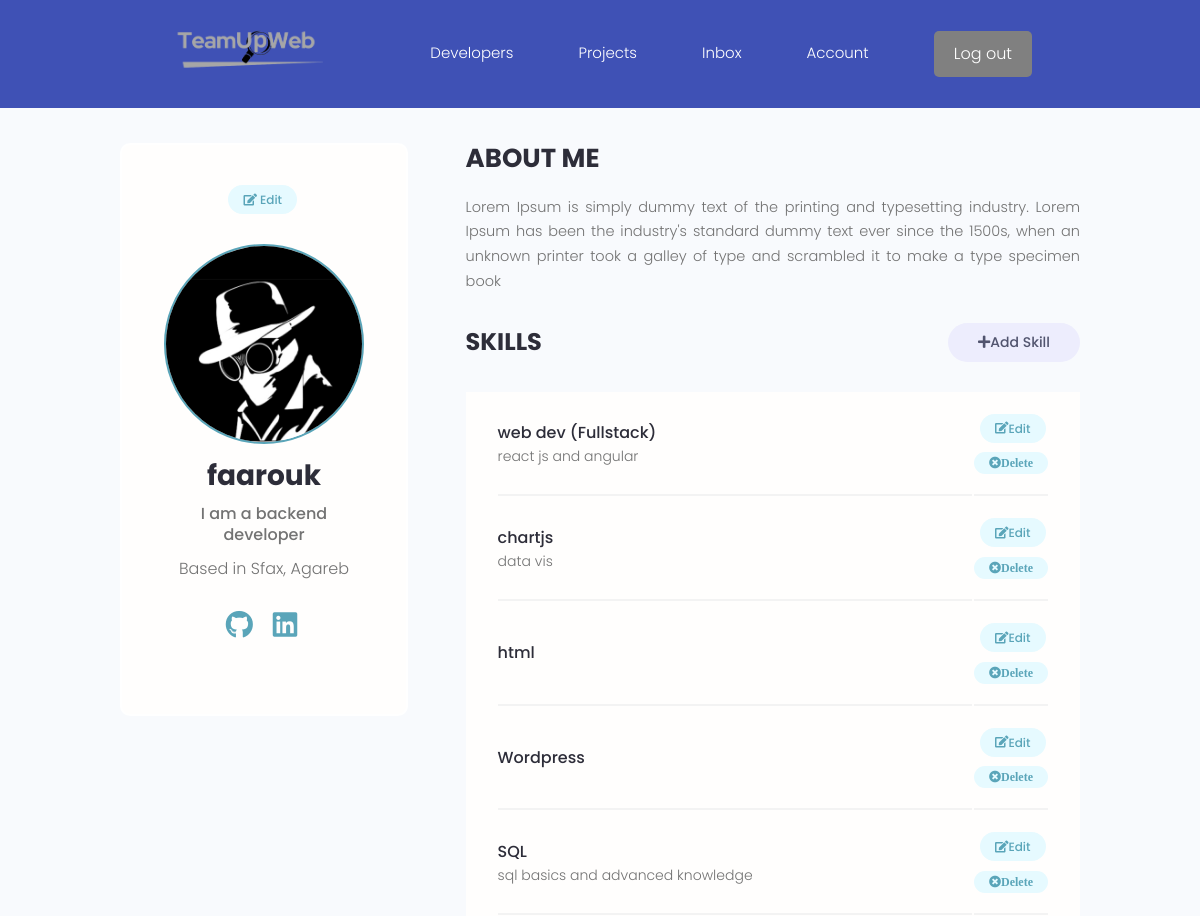
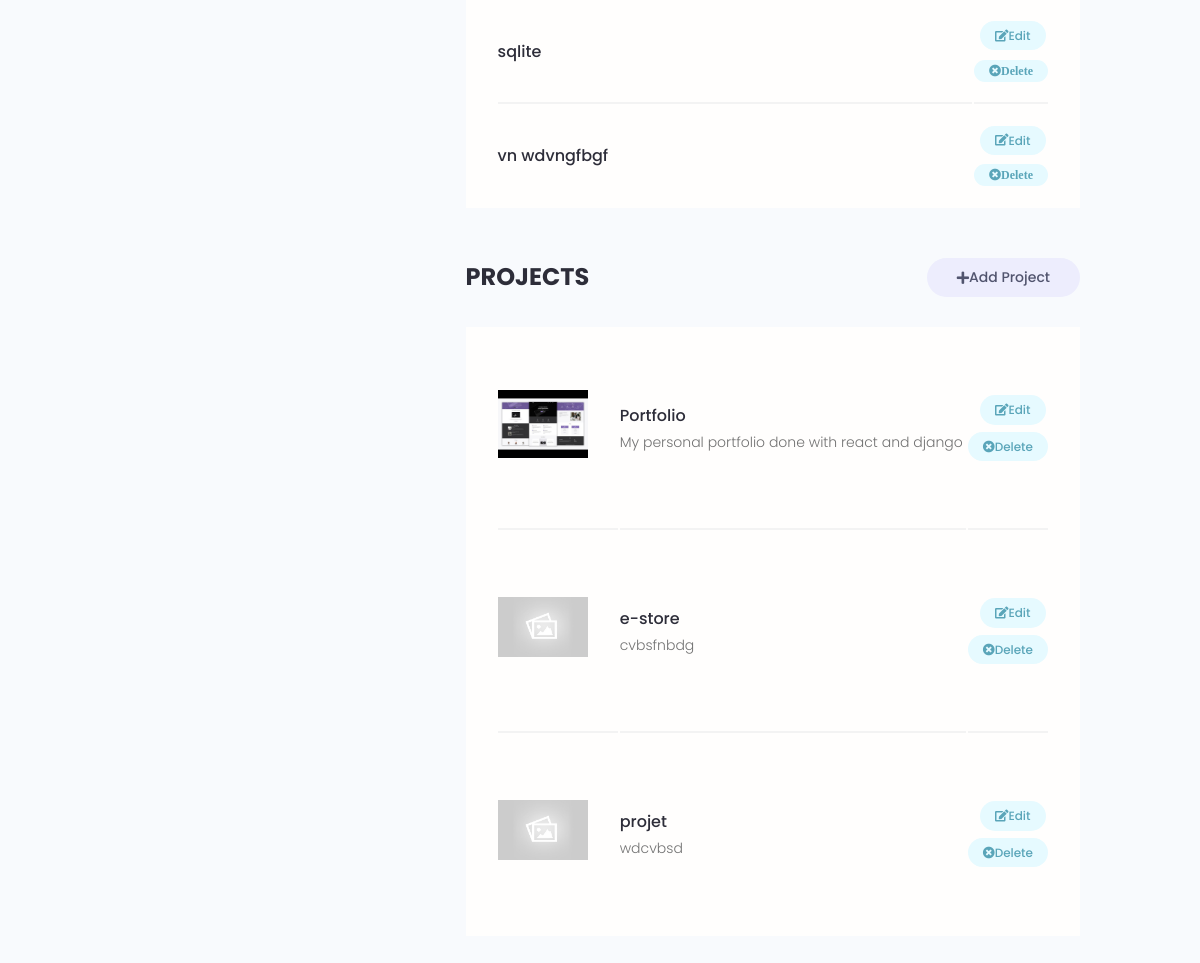
The app's page /account/ (signed in) with its own data (2 pictures, top to bottom).
### users/models.py (models this page shows, shortened)
class Profile(models.Model):
    user = models.OneToOneField(User,on_delete=models.CASCADE,null=True,blank=True)
    name = models.CharField(max_length=200,null=True,blank=True)
    email = models.EmailField(max_length=500,null=True,blank=True)
    username = models.CharField(max_length=200,null=True,blank=True)
    location = models.CharField(max_length=200,null=True,blank=True)
    short_intro = models.CharField(max_length=200,null=True,blank=True)
    bio = models.TextField(null=True,blank=True)
    profile_image = models.ImageField(null=True,blank=True,upload_to='profiles/',default="profiles/user-default.png")
    social_github = models.CharField(max_length=200,null=True,blank=True)
    social_twitter = models.CharField(max_length=200,null=True,blank=True)
    social_linkedin = models.CharField(max_length=200,null=True,blank=True)
    social_youtube = models.CharField(max_length=200,null=True,blank=True)
    social_website = models.CharField(max_length=200,null=True,blank=True)
    created = models.DateTimeField(auto_now_add=True)
    id = models.UUIDField(default=uuid.uuid4, unique = True,
                          primary_key=True,editable=False)
    class Meta:
        ordering = ['created']
    @property
    def imageURL(self):
        try:
            url = self.profile_image.url
        except:
            url = ' '
        return url

class Skill(models.Model):
    owner = models.ForeignKey(Profile,on_delete=models.CASCADE,null=True,blank=True)
    name =  models.CharField(max_length=200,null=True,blank=True)
    description = models.TextField(null=True,blank=True)
    created = models.DateTimeField(auto_now_add=True)
    id = models.UUIDField(default=uuid.uuid4, unique = True,
                          primary_key=True,editable=False)

### projects/models.py (models this page shows, shortened)
class Project(models.Model):
    owner = models.ForeignKey(Profile,null=True,blank=True,on_delete=models.CASCADE)
    title = models.CharField(max_length=200)
    description = models.TextField(null=True,blank=True)
    featured_image = models.ImageField(null=True,blank=True,default='default.jpg')
    demo_link = models.URLField(max_length=2000, null=True,blank=True)
    source_link = models.URLField(max_length=2000,null=True,blank=True)
    tags = models.ManyToManyField('Tag',blank=True)
    vote_total = models.IntegerField(default=0,null=True,blank=True)
    vote_ratio = models.IntegerField(default=0,null=True,blank=True)
    created = models.DateTimeField(auto_now_add=True)
    id = models.UUIDField(default=uuid.uuid4, unique = True,
                          primary_key=True,editable=False)
    class Meta:
        ordering = ['-vote_ratio' , '-vote_total' , 'title' ]
    @property
    def imageURL(self):
        try:
            url = self.featured_image.url
        except:
            url = ' '
        return url

### users/views.py (the view)
# urls.py: path('account/',views.userAccount, name = "account"),
@login_required(login_url='login')
def userAccount(request):
   profile = request.user.profile
   skills = profile.skill_set.all()
   projects = profile.project_set.all()
   context = {'profile' :profile,'skills':skills,'projects':projects}
   return render(request,'users/account.html',context)

### users/templates/users/account.html (shortened to what this page needs)
{% extends 'main.html' %}
{% block content %}
<main class="settingsPage profile my-md">
    <div class="container">
      <div class="layout">
        <div class="column column--1of3">
          <div class="card text-center">
            <div class="card__body dev">
              <a class="tag tag--pill tag--main settings__btn" href="{% url 'edit-account' %}"><i class="fas fa-edit"></i> Edit</a>
              <img class="avatar avatar--xl dev__avatar" src="{{profile.imageURL}}" />
              <h2 class="dev__name">{{profile.name}}</h2>
              <p class="dev__title">{{profile.short_intro}}</p>
              <p class="dev__location">Based in {{profile.location}}</p>
              <ul class="dev__social">
                {% if profile.social_github %}
                <li>
                    <a title="Github" href="{{profile.social_github}}" target="_blank"><i class="fab fa-github"></i></a>
                </li>
                {% endif %}
            {% if profile.social_linkedin %}
            <li>
                <a title="LinkedIn" href="{{profile.social_linkedin}}" target="_blank"><i class="fab fa-linkedin"></i></a>
            </li>
            {% endif %}
        </ul>
            </div>
          </div>
        </div>
        <div class="column column--2of3">
          <div class="devInfo">
            <h3 class="devInfo__title">About Me</h3>
            <p class="devInfo__about">{{profile.bio}}</p>
          </div>
          <div class="settings">
            <h3 class="settings__title">Skills</h3>
            <a class="tag tag--pill tag--sub settings__btn tag--lg" href="{% url 'create-skill' %}">
              <i class="fas fa-plus"></i> Add Skill</a></div>
          <table class="settings__table">
            {% for skill in skills %}
            <tr>
              <td class="settings__tableInfo">
                <h4>{{skill.name}}</h4>
                <p>{{skill.description}}</p>
              </td>
              <td class="settings__tableActions">
                <a class="tag tag--pill tag--main settings__btn" href="{% url 'update-skill' skill.id %}"><i class="fas fa-edit"></i> Edit</a>
                <a class="tag tag--pill tag--main settings__btn"
                href="{% url 'delete-skill' skill.id %}?next=/account">
                  <i class="fas fa-times-circle">Delete</i></a>
                </td>
              </tr>
              {% endfor %}
            </table>
          <div class="settings">
            <h3 class="settings__title">Projects</h3>
            <a class="tag tag--pill tag--sub settings__btn tag--lg" href="{% url 'create-project' %}"><i class="fas fa-plus"></i> Add Project</a>  </div>
          <table class="settings__table">
            {% for project in projects %}
            <tr>
              <td class="settings__thumbnail">
                <a href="{% url 'project' project.id %}"><img src="{{project.imageURL}}" alt="Project Thumbnail" /></a>
              </td>
              <td class="settings__tableInfo">
                <a href="{% url 'project' project.id %}"">{{project.title}}</a>
                <p>
                  {{project.description|slice:"50"}}
                </p>
              </td>
              <td class="settings__tableActions">
                <a class="tag tag--pill tag--main settings__btn" href="{% url 'update-project' project.id %}"><i class="fas fa-edit"></i> Edit</a>
                <a class="tag tag--pill tag--main settings__btn" href="{% url 'delete-project' project.id %}?next=/account"><i class="fas fa-times-circle"></i> Delete</a>
              </td>
                {% endfor %}
          </table>
        </div>
      </div>
    </div>
  </main>
  {% endblock %}

### static/styles/app.css (style rules this page uses)
:root { --color-sub: #2d2d39; }
.card { border: 2px solid var(--color-light); }
img { width: 100%; }
.dev__social a i.fab { font-size: 2.8rem; margin-right: 0.5rem; }
.profile .card > .dev { padding: 4rem; }
.dev__avatar { display: block; margin: auto; }
.dev__name { color: var(--color-sub); font-size: 2.8rem; font-weight: 700; margin-top: 1rem; margin-bottom: 0.5rem; }
.dev__title { font-size: 1.6rem; font-weight: 500; line-height: 1.3; }
.dev__location { margin-top: 1rem; }
.dev__social { margin: 3rem 0; list-style: none; display: flex; justify-content: center; gap: 1.5rem; }
.devInfo { margin-bottom: 3rem; }
.devInfo__title, .devInfo__subtitle { font-size: 2.6rem; color: var(--color-sub); text-transform: uppercase; font-weight: 700; margin-bottom: 1.5rem; }
.devInfo__about, .devSkill__info { font-size: 1.45rem; line-height: 1.7; text-align: justify; }
.settingsPage .dev > .settings__btn { display: inline-block; margin-bottom: 3rem; }
.settings { display: flex; justify-content: space-between; align-items: center; }
.settings__title { font-size: 2.4rem; text-transform: uppercase; font-weight: 700; color: var(--color-sub); }
.settings__table { margin-top: 3rem; margin-bottom: 5rem; padding: 0 3rem; background: var(--color-white); }
.settings__table tr { width: 100%; }
.settings__table tr > td { padding: 2rem 0; }
.settings__table tr:not(:last-child) td { border-bottom: 2px solid var(--color-white-light); }
.settings__thumbnail { width: 23%; min-width: 10rem; }
.settings__thumbnail img { padding-right: 3rem; height: 15rem; object-fit: contain; }
.settings__tableInfo { width: 100%; }
.settings__tableInfo h4, .settings__tableInfo a { padding-right: 1rem; width: auto; font-size: 1.6rem; font-weight: 500; color: var(--color-sub); }
.settings__tableInfo p { font-size: 1.4rem; }
.settings__tableActions { text-align: right; }
:root { --color-primary: #3f51b5; --color-light: #ffffff; }

### static/uikit/styles/modules/_variables.css (style rules this page uses)
:root { --color-main: #5aa5b9; --color-main-light: #e6faff; --color-sub: #3f4156; --color-sub-light: #51546e; --color-sub-lighter: #ededfd; --color-text: #737373; --color-gray: #8b8b8b; --color-light: #e5e7eb; --color-light-gray: #767676; --color-bg: #f8fafd; --color-white: #fffefd; --color-white-light: #f3f3f3; --color-success: #359e64; --color-success-bg: #def8e8; --color-error: #fc4b0b; --color-error-bg: #fff2ee; --font-base: 'Poppins', arial, helvetica, 'Segoe UI', roboto, ubuntu, sans-serif; --font-monospace: 'Fira Code', 'Courier New', courier, monospace; --font-regular: 300; --font-medium: 500; --font-bold: 700; --generic-shadow: 1px 1px 5px #00000010; --generic-transition: all 0.3s ease-in-out; }

### static/uikit/styles/modules/_base.css (style rules this page uses)
* { margin: 0; padding: 0; box-sizing: border-box; text-rendering: optimizeLegibility; color: inherit; font-size: inherit; }
html { font-size: 50%; }
@media only screen and (min-width: 480px) { html { font-size: 56.25%; } }
@media only screen and (min-width: 1200px) { html { font-size: 62.5%; } }
body { line-height: 1.6; font-weight: 400; font-size: 1.5rem; color: var(--color-text); background-color: var(--color-bg); min-height: 100vh; }

### static/uikit/styles/modules/_typography.css (style rules this page uses)
* { font-family: var(--font-base); }
h2 { font-size: 3.6rem; font-weight: var(--font-bold); }
h3 { font-size: 3.2rem; font-weight: var(--font-medium); }
h4 { font-size: 2.8rem; font-weight: var(--font-medium); }
p, span, strong { font-size: 1.6rem; color: var(--color-text); font-weight: var(--font-regular); }
a { padding-bottom: 2px; text-decoration: none; display: inline-block; color: var(--color-main); font-weight: var(--font-medium); }

### static/uikit/styles/modules/_utilities.css (style rules this page uses)
.container { width: 92%; max-width: 165rem; margin: 0 auto; box-sizing: border-box; }
@media screen and (min-width: 1000px) { .container { width: 90%; } }
@media screen and (min-width: 1200px) { .container { width: 80%; } }
.text-center { text-align: center; }
.my-md { margin: 3rem auto; }

### static/uikit/styles/modules/_avatar.css (style rules this page uses)
.avatar { border-radius: 50%; border: 2px solid var(--color-main); object-fit: cover; }
.avatar--xl { height: 20rem; width: 20rem; }

### static/uikit/styles/modules/_card.css (style rules this page uses)
.card { border-radius: 1rem; background-color: var(--color-white); border: 1.5px solid var(--color-light); width: auto; height: auto; margin-top: 0.5rem; margin-bottom: 0.5rem; overflow: hidden; }
.card__body, .card__header { padding: 2rem 2.5rem; }

### static/uikit/styles/modules/_layout.css (style rules this page uses)
.layout { display: flex; flex-flow: row wrap; justify-content: space-between; }
.layout > .column { margin-bottom: 3rem; }
.layout > .column.column--1of3 { flex-basis: 30%; }
.layout > .column.column--2of3 { flex-basis: 64%; }

### records on screen
Profile: imageURL (picture), name "faarouk", short_intro "I am a backend developer", location "Sfax, Agareb", bio "Lorem Ipsum is simply dummy text of the printing and typesetting industry. Lorem Ipsum has been the industry's standard dummy text ever since the 1500s, when an unknown printer took a galley of type and scrambled it to make a type specimen book"
Skill: name "web dev (Fullstack)", description "react js and angular"
Skill: name "chartjs", description "data vis"
Skill: name "html"
Skill: name "Wordpress"
Skill: name "SQL", description "sql basics and advanced knowledge"
Skill: name "sqlite"
Skill: name "vn wdvngfbgf"
Project: imageURL (picture), title "Portfolio", description "My personal portfolio done with react and django"
Project: imageURL (placeholder picture), title "e-store", description "cvbsfnbdg"
Project: imageURL (placeholder picture), title "projet", description "wdcvbsd"
